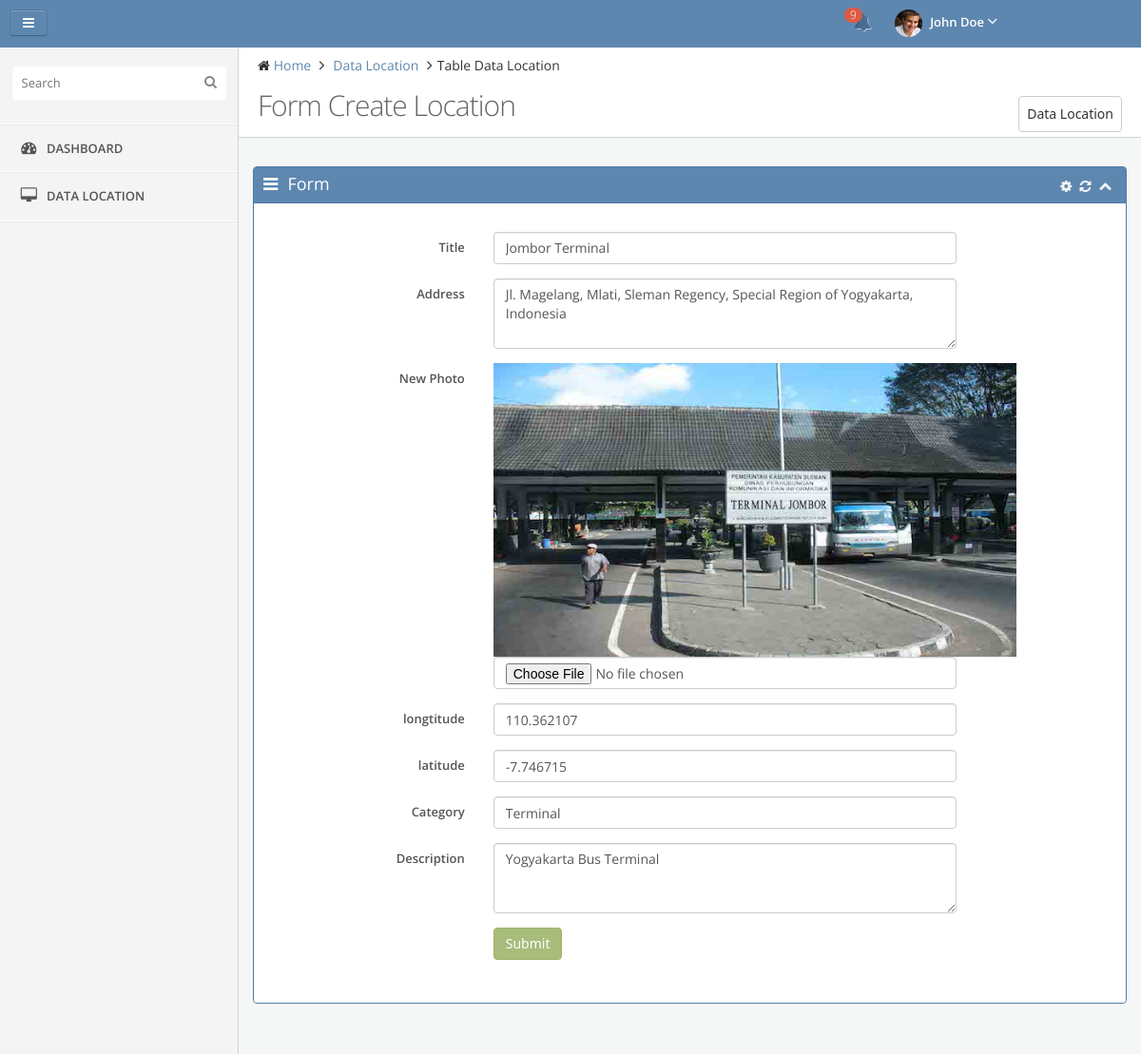
Screenshot of /location_edit.php?id=5 with the database file from the repository.
### tables this page shows
CREATE TABLE IF NOT EXISTS `ws_location` (
`id_location` int(8) NOT NULL,
  `title` varchar(50) NOT NULL,
  `address` text NOT NULL,
  `photo` varchar(255) NOT NULL,
  `longtitude` double NOT NULL,
  `latitude` double NOT NULL,
  `category` varchar(50) NOT NULL,
  `description` text NOT NULL
);

### location_edit.php (the view, shortened to what this page needs)
<?php include "header.php";?>
	<section id="page">
				<div id="sidebar" class="sidebar">
					<div class="sidebar-menu nav-collapse">
						<div class="divide-20"></div>
						<div id="search-bar">
							<input class="search" type="text" placeholder="Search"><i class="fa fa-search search-icon"></i>
						</div>
						<ul>
							<li>
								<a href="index.html">
								<i class="fa fa-tachometer fa-fw"></i> <span class="menu-text">Dashboard</span>
								</a>
							</li>
							<li><a class="" href="location.php"><i class="fa fa-desktop fa-fw"></i> <span class="menu-text">Data Location</span></a></li>
						</ul>
					</div>
				</div>
		<div id="main-content">
			<div class="container">
				<div class="row">
					<div id="content" class="col-lg-12">
						<div class="row">
							<div class="col-sm-12">
								<div class="page-header">
									<ul class="breadcrumb">
										<li>
											<i class="fa fa-home"></i>
											<a href="index.html">Home</a>
										</li>
										<li>
											<a href="#">Data Location</a>
										</li>
										<li>Table Data Location</li>
									</ul>
									<div class="clearfix">
										<h3 class="content-title pull-left">Form Create Location</h3>
										<span class="date-range pull-right">
											<div class="btn-group">
												<a class="js_update btn btn-default" href="data_pendukuhan.html">Data Location</a>
											</div>
										</span>
									</div>
								</div>
							</div>
						</div>
						<div class="row">
							<div class="col-md-12">
										<div class="box border primary">
											<div class="box-title">
												<h4><i class="fa fa-bars"></i>Form</h4>
												<div class="tools hidden-xs">
													<a href="#box-config" data-toggle="modal" class="config">
														<i class="fa fa-cog"></i>
													</a>
													<a href="javascript:;" class="reload">
														<i class="fa fa-refresh"></i>
													</a>
													<a href="javascript:;" class="collapse">
														<i class="fa fa-chevron-up"></i>
													</a>
												</div>
											</div>
											<div class="box-body big">
											<?php
												$id = $_GET['id'];
												$query = mysql_query("SELECT * FROM ws_location where id_location='$id'");
												$hasil=mysql_fetch_array($query);
											?>
												<form class="form-horizontal" method="post" enctype="multipart/form-data">
												  <div class="form-group">
													<label class="col-sm-3 control-label">Title</label>
													<div class="col-sm-7">
													  <input type="text" class="form-control" name="title" value="<?php echo $hasil['title'];?>" required>
													</div>
												  </div>
												  <div class="form-group">
													<label class="col-sm-3 control-label">Address</label>
													<div class="col-sm-7">
													 <textarea class="form-control" rows="3" name="address" required><?php echo $hasil['address'];?></textarea>
													</div>
												  </div>
												  <div class="form-group">
													<label class="col-sm-3 control-label" for="inputGambar">New Photo</label>
														<div class="col-sm-7">
															<img src="<?php echo $hasil['photo'];?> " width="550px">
														  <input type="file" id="inputGambar" class="form-control" requered="required" name="gambar">
														</div>
												  </div>
												  <div class="form-group">
													<label class="col-sm-3 control-label">longtitude</label>
													<div class="col-sm-7">
													  <input type="text" class="form-control" name="longtitude"  value="<?php echo $hasil['longtitude'];?>" required>
													</div>
												  </div>
												  <div class="form-group">
													<label class="col-sm-3 control-label">latitude</label>
													<div class="col-sm-7">
													  <input type="text" class="form-control" name="latitude" value="<?php echo $hasil['latitude'];?>" required>
													</div>
												  </div>
												  <div class="form-group">
													<label class="col-sm-3 control-label">Category</label>
													<div class="col-sm-7">
													  <input type="text" class="form-control" name="category" value="<?php echo $hasil['category'];?>" required>
													</div>
												  </div>
												   <div class="form-group">
													<label class="col-sm-3 control-label">Description</label>
													<div class="col-sm-7">
													 <textarea class="form-control" rows="3" name="description" required><?php echo $hasil['description'];?></textarea>
													</div>
												  </div>
												  <div class="form-group">
													<label class="col-sm-3 control-label"></label>
													<div class="col-sm-7">
													 <button type="submit" class="btn btn-success">Submit</button>
													</div>
												  </div>
												 </form>
											</div>
										</div>
							</div>
						</div>
					</div>
				</div>
			</div>
		</div>
	</section>
</body>
</html>

### asset/css/themes/default.css (style rules this page uses)
#page { background: none repeat scroll 0 0 #f4f4f4; }
#sidebar { background: none repeat scroll 0 0 #f4f4f4; padding: 0 !important; width: 250px; position: absolute; border-bottom: 1px solid #e7e7e7; }
#sidebar * { text-overflow: ellipsis; }
.sidebar-menu > ul { list-style: none; margin: 0; padding: 0; margin-top: 15px; border-bottom: 1px solid #FFFFFF !important; border-top: 1px solid #FFFFFF !important; }
.sidebar-menu > ul > li { display: block; margin: 0; padding: 0; border: 0px; }
.sidebar-menu > ul > li > a { display: block; position: relative; margin: 0; border: 0 none; padding: 15px 15px 15px 20px; text-decoration: none; font-size: 13px; font-weight: 600; text-transform: uppercase; }
.sidebar-menu > ul > li a i { color: #555555; font-size: 16px; margin-right: 5px; }
.sidebar-menu > ul > li > a { border-bottom: 1px solid #ffffff !important; border-top: 1px solid #e7e7e7 !important; color: #555555 !important; }
.sidebar-menu > ul > li:last-child > a { border-bottom: 1px solid transparent !important; }
.sidebar-menu > ul > li a i { color: #555555; }
.sidebar-menu #search-bar { display: block; text-align: center; }
.sidebar-menu #search-bar .search { background: none repeat scroll 0 0 #ffffff; border: 0 none; border-radius: 4px; color: #555555; padding: 8px 10px; width: 90%; margin: 0 auto 10px; padding-right: 30px !important; }
.sidebar-menu #search-bar .search-icon { display: block; font-size: 14px; line-height: 1; position: absolute; right: 22px; top: 29px; color: #888888; }

### rows the page displays
ws_location: title "Jombor Terminal", address "Jl. Magelang, Mlati, Sleman Regency, Special Region of Yogyakarta, Indonesia", photo (picture), longtitude "110.362107", latitude "-7.746715", category "Terminal", description "Yogyakarta Bus Terminal"
